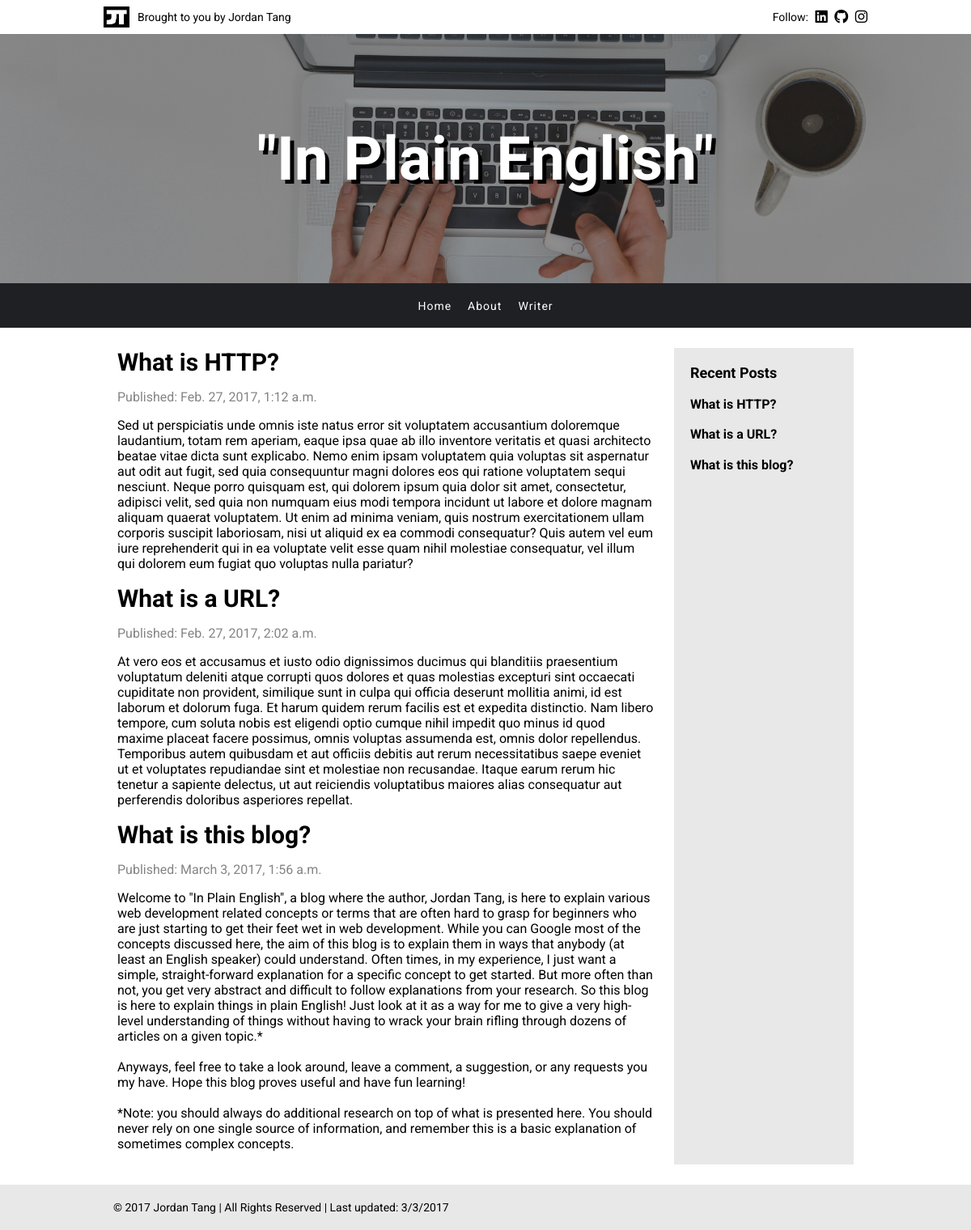
The app's page /, older data.
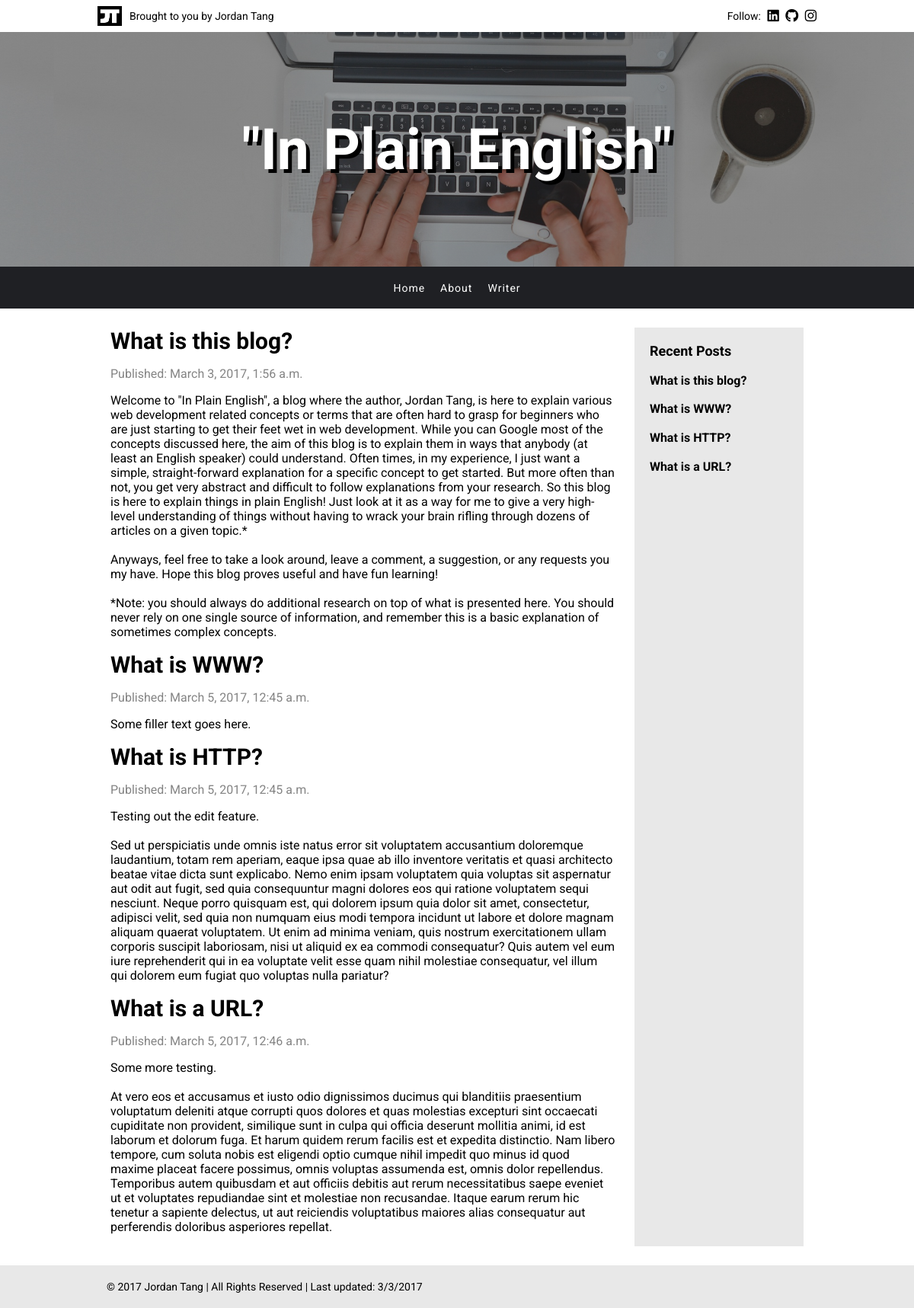
The same page, newer data.
### app/models.py (models this page shows, shortened)
class Post(models.Model):
    author = models.ForeignKey('auth.User')
    title = models.CharField(max_length=200)
    text = models.TextField()
    created_date = models.DateTimeField(
        default=timezone.now)
    published_date = models.DateTimeField(
        blank=True, null=True)

### app/views.py (the view)
# urls.py: url(r'^$', views.post_list, name='post_list'),
def post_list(request):
    posts = Post.objects.filter(published_date__lte=timezone.now()).order_by('published_date')
    return render(request, 'app/post_list.html', {'posts': posts})

### app/templates/app/post_list.html
{% extends 'app/base.html' %}
{% block content %}
    <div class="container">
        <div class="row home">
            <div class="col-9 posts">
                {% for post in posts %}
                    <h2><a href="{% url 'post_detail' pk=post.pk %}">{{ post.title }}</a></h2>
                    <p class="subtext">Published: {{ post.published_date }}</p>
                    <p>{{ post.text|linebreaksbr }}</p>
                {% endfor %}
            </div>
            <div class="col-3 recent-nav">
                <h2>Recent Posts</h2>
                {% for post in posts %}
                    <h3><a href="{% url 'post_detail' pk=post.pk %}">{{ post.title }}</a></h3>
                {% endfor %}
            </div>
        </div>
    </div>
{% endblock %}

### app/templates/app/base.html (shortened to what this page needs)
{% load staticfiles %}
<html lang="en">
    <head>
        <link rel="stylesheet" href="{% static 'css/style.css' %}">
    </head>
    <body>
        <header>
            <div class="header-content">
                <span class="left">
                    <a target="_blank" href="http://www.jordantang.com/"><img src="../../static/images/logo.png" class="logo"></a>
                    <span class="header-text">Brought to you by Jordan Tang</span>
                </span>
                <span class="right">
                    Follow:
                    <a target="_blank" class="icon-link" href="https://www.linkedin.com/in/jordan-tang/"></a>
                    <a target="_blank" class="icon-link" href="https://github.com/tangjl/"></a>
                    <a target="_blank" class="icon-link" href="https://www.instagram.com/shakespls/"></a>
                </span>
            </div>
        </header>
        <div class="top-container">
            <h1>"In Plain English"</h1>
        </div>
        <ul class="nav-bar row-12">
            <li class="nav-item"><a class="nav-link" href="{% url 'post_list' %}">Home</a></li>
            <li class="nav-item"><a class="nav-link" href="{% url 'about_blog' %}">About</a></li>
            <li class="nav-item"><a class="nav-link" href="{% url 'about_writer' %}">Writer</a></li>
        </ul>
        <div class="wrapper">
            {% block content %}
            {% endblock %}
        </div>
        <footer>
            <div class="footer-content">
                © 2017 Jordan Tang | All Rights Reserved | Last updated: 3/3/2017
            </div>
        </footer>
    </body>
</html>

### app/static/css/style.css (style rules this page uses)
body { font-family: 'Roboto', sans-serif; margin: 0; }
header { display: flex; justify-content: center; }
.header-content { width: 100%; display: flex; justify-content: space-between; align-items: center; font-size: 14px; padding: 8px; }
.header-text { display: none; }
.icon-link { color: #000; margin-left: 5px; }
.left { display: flex; align-items: center; }
h1 { font-size: 34px; color: #FFF; padding: 10px 15px; font-family: 'Playball', cursive; margin: 0; text-shadow: 5px 5px #000; }
h2 { display: inline; font-size: 24px; }
h2 a { font-size: 24px; color: #000; text-decoration: none; }
h3 a { font-size: 16px; color: #000; text-decoration: none; }
.logo { width: 32px; height: 26px; margin-right: 10px; }
.subtext { color: #848484; font-size: 14px; }
p { font-size: 14px; }
.top-container { width: 100%; background: linear-gradient(rgba(0,0,0,0.4),rgba(0,0,0,0.4)), url(../../static/images/header.jpg) no-repeat center; background-size: cover; text-align: center; display: flex; align-items: center; justify-content: center; flex-direction: column; padding: 100px 10px; }
.nav-bar { display: flex; align-content: center; justify-content: center; list-style: none; background-color: #1F2024; margin: 0; padding: 12px 0; }
.nav-item { margin: 0px 10px; }
.nav-link { text-decoration: none; color: #FFF; font-size: 12px; letter-spacing: 1px; transition: 0.4s; }
.container { width: 100%; padding: 25px 15px; }
.wrapper { display: flex; justify-content: center; }
.home { width: 100%; display: initial; }
footer { background-color: #e8e8e8; font-size: 14px; display: flex; justify-content: center; }
.footer-content { padding: 20px; width: 100%; }
.posts { margin-right: 25px; }
.recent-nav { padding: 10px; background-color: #e8e8e8; }
.recent-nav h2 { font-size: 18px; }
* { box-sizing: border-box; }
.row::after { content: ""; clear: both; display: table; }
[class*="col-"] { float: left; }
[class*="col-"] { width: 100%; }
@media all and (min-width: 600px) { .col-3 { width: 25%; } }
@media all and (min-width: 600px) { .col-9 { width: 75%; } }
@media all and (min-width: 600px) { h1 { font-size: 75px; } }
@media all and (min-width: 600px) { .container { padding: 25px; width: 80%; } }
@media all and (min-width: 600px) { .home { display: flex; } }
@media all and (min-width: 600px) { p { font-size: 16px; } }
@media all and (min-width: 600px) { h2 a { font-size: 30px; } }
@media all and (min-width: 600px) { h2 { font-size: 30px; } }
@media all and (min-width: 600px) { .subtext { font-size: 16px; } }
@media all and (min-width: 600px) { .nav-bar { padding: 18px 0px; } }
@media all and (min-width: 600px) { .nav-link { font-size: 14px; } }
@media all and (min-width: 600px) { .header-content { width: 80%; } }
@media all and (min-width: 600px) { .footer-content { width: 80%; } }
@media all and (min-width: 600px) { .header-text { display: initial; } }
@media all and (min-width: 600px) { .recent-nav { padding: 20px; } }

Row changes from the older to the newer data that the page shows:
shown differently, row unchanged: Post "What is this blog?": moves up the list
added Post: title "What is WWW?", published_date "March 5, 2017, 12:45 a.m.", text "Some filler text goes here."
changed Post "What is HTTP?": published_date "Feb. 27, 2017, 1:12 a.m." → "March 5, 2017, 12:45 a.m."; text "Sed ut perspiciatis unde…" → "Testing out the edit feature. Sed ut perspiciatis unde…"
changed Post "What is a URL?": published_date "Feb. 27, 2017, 2:02 a.m." → "March 5, 2017, 12:46 a.m."; text "At vero eos et…" → "Some more testing. At vero eos et…"
